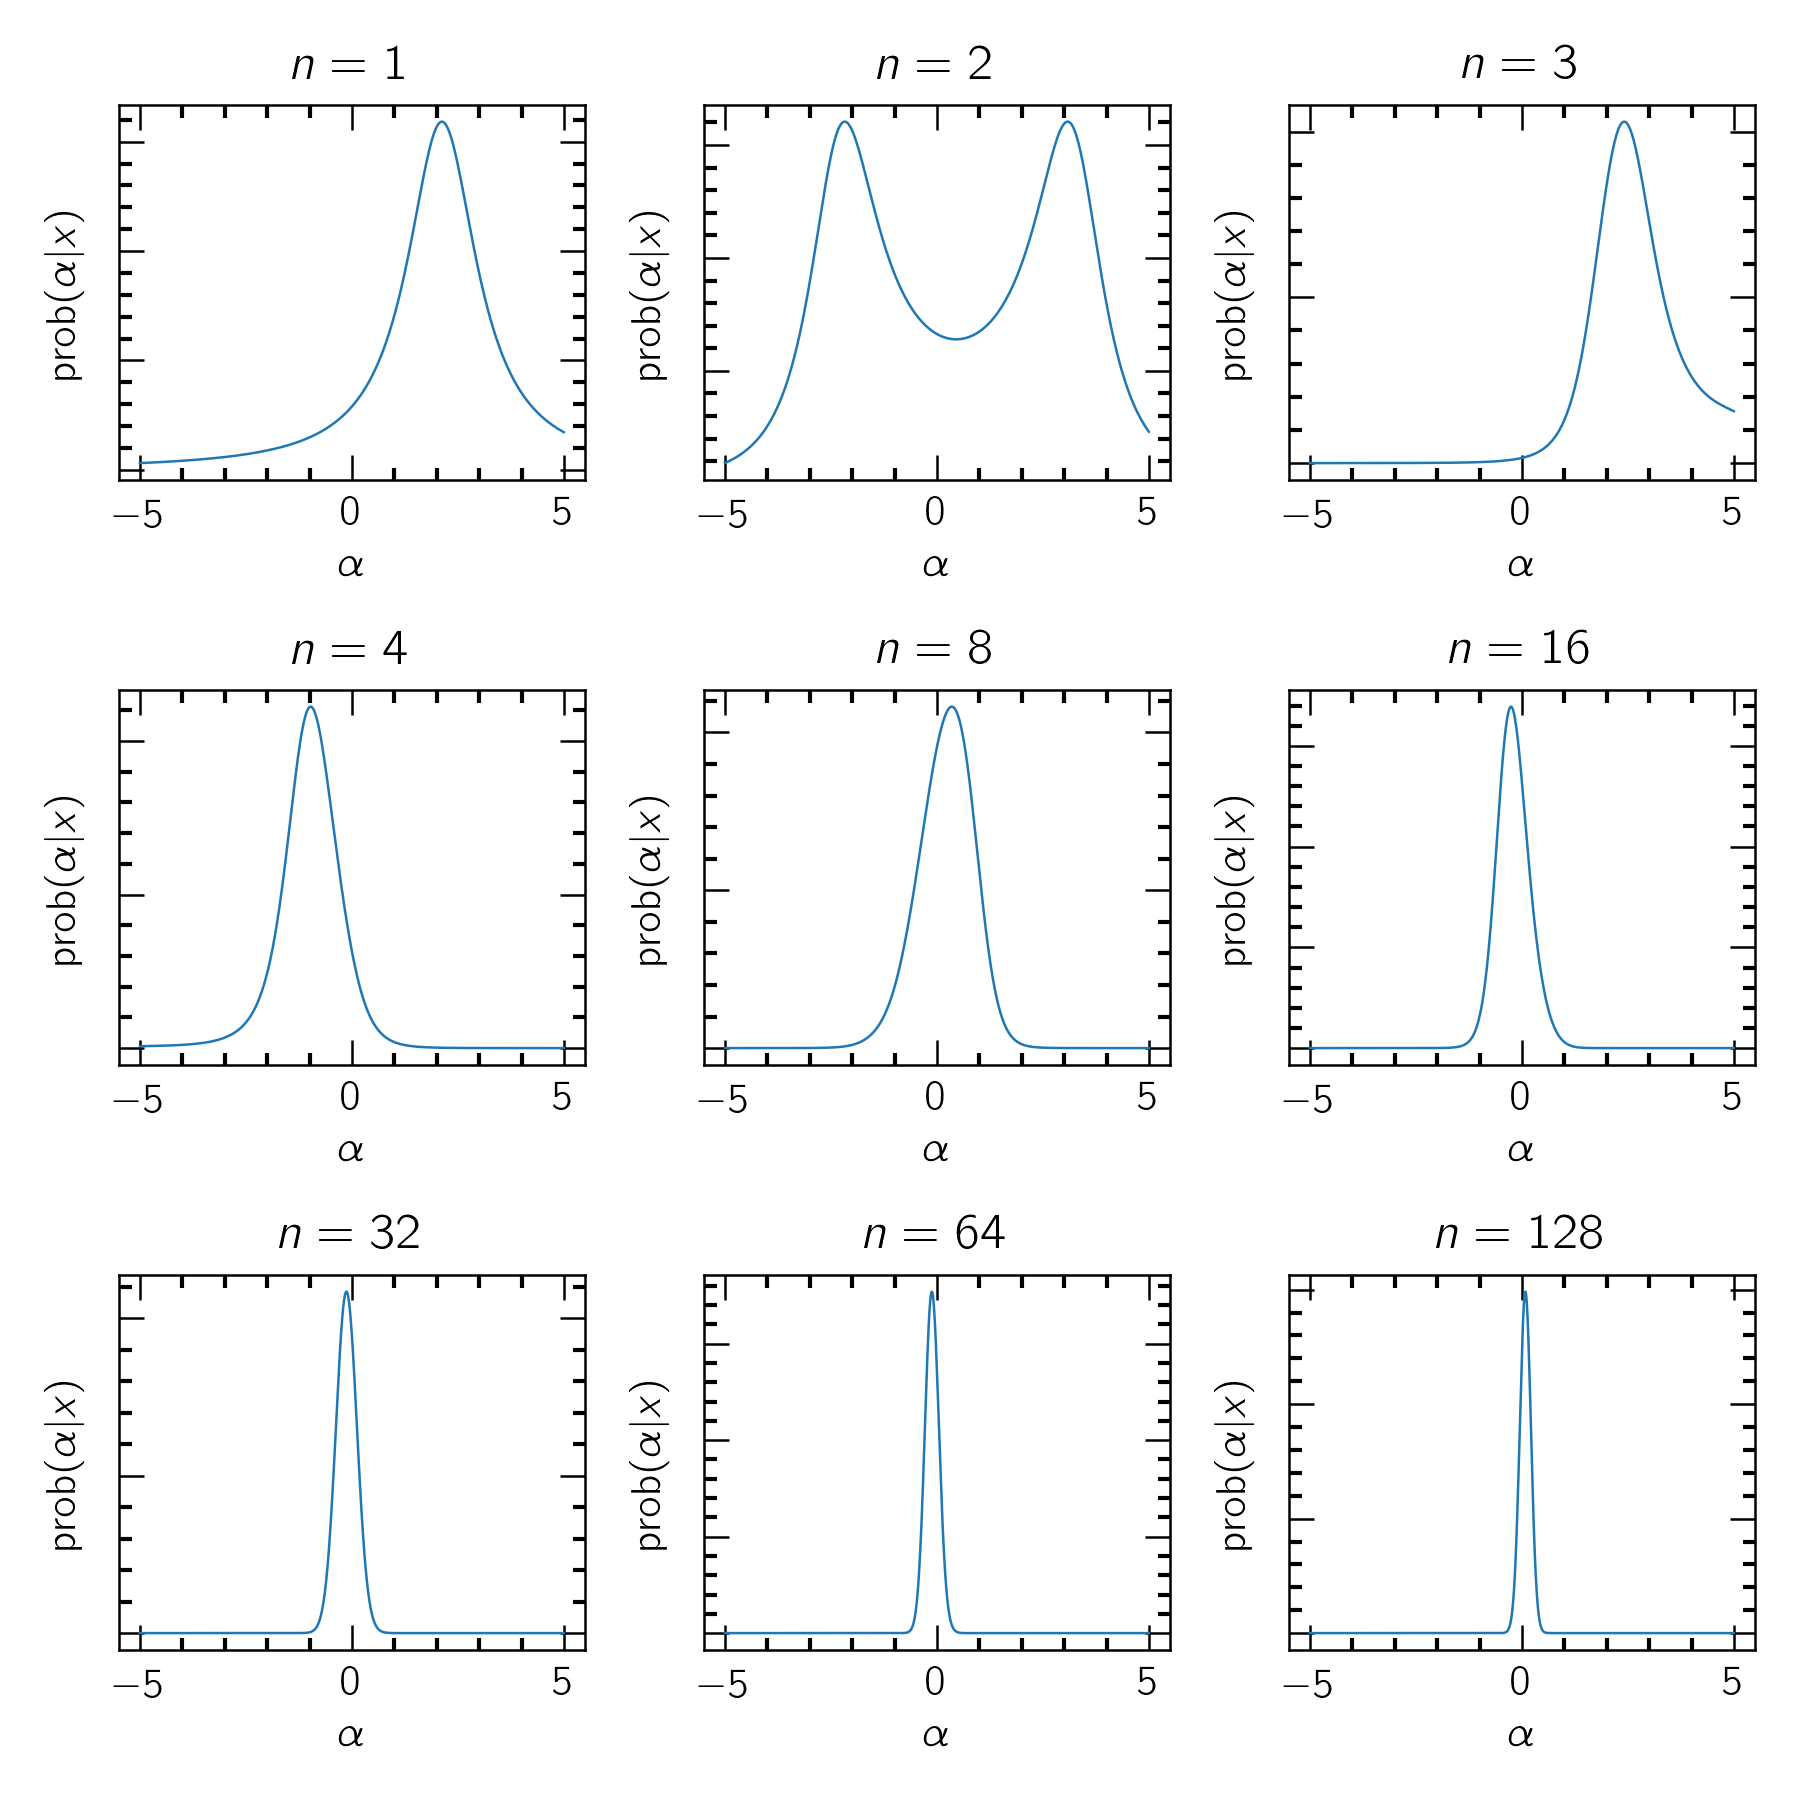

This chart was generated by the following Python code:
# Statistics for Astronomy: Chapter 3
# Author: Harish Vedantham
# Gull's light=house problem
#
import numpy as np
import matplotlib.pyplot as plt

npulse  = [1,2,3,4,8,16,32,64,128]
beta = 1
alpha_real = 0
alpha_vec = np.arange(-5,5,0.01)
iplot=1

plt.figure(figsize=(6,6))

for n in npulse:
   theta = np.random.rand(n)*np.pi - np.pi/2
   x = np.tan(theta)
   logpdf = np.zeros(alpha_vec.shape)
   for i in range(n):
      logpdf+=np.log(beta/np.pi/(beta**2 + (x[i]-alpha_vec)**2))
   ax = plt.subplot(3,3,iplot) 
   y = np.exp(logpdf)
   ax.plot(alpha_vec,y)
   ax.set_yticklabels([])
   iplot+=1
   ax.set_xlabel(r"$\alpha$")
   ax.set_ylabel(r"${\rm prob}(\alpha|x)$")
   ax.set_title(r"$n=%d$"%n)
#   for k in range(n):
#      if n<=3:
#         ax.plot(x[k],np.amax(y)*0.9,'kx')
#   ax.set_xlim([-5,5])

plt.tight_layout()
plt.savefig("lighthouse.png")
plt.show()
plt.close()
